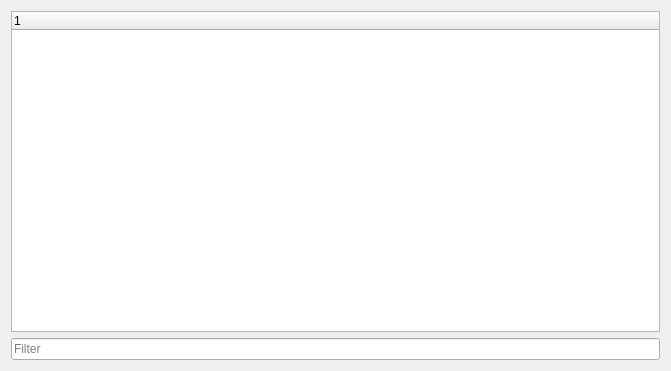
<?xml version="1.0" encoding="UTF-8"?>
<ui version="4.0">
 <class>ShortcutOptionsWidget</class>
 <widget class="QWidget" name="ShortcutOptionsWidget">
  <property name="geometry">
   <rect>
    <x>0</x>
    <y>0</y>
    <width>671</width>
    <height>371</height>
   </rect>
  </property>
  <property name="windowTitle">
   <string>Appearance</string>
  </property>
  <layout class="QVBoxLayout" name="verticalLayout">
   <item>
    <widget class="QTreeWidget" name="shortcutTree">
     <column>
      <property name="text">
       <string notr="true">1</string>
      </property>
     </column>
    </widget>
   </item>
   <item>
    <widget class="QLineEdit" name="filterEdit">
     <property name="placeholderText">
      <string>Filter</string>
     </property>
    </widget>
   </item>
  </layout>
  <action name="actionSaveAsDefault">
   <property name="text">
    <string>Save as Default</string>
   </property>
  </action>
 </widget>
 <resources/>
 <connections/>
</ui>
